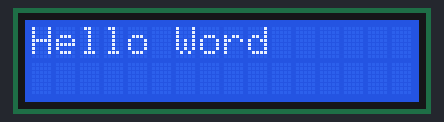
A sketch run on a simulated Arduino Uno, built with avr-gcc and run on an emulated ATmega328P. On the bench: 16×2 character LCD.

Above: at 0.1 s.

The sketch:

LCD02.ino
```cpp
#include <LiquidCrystal.h>

LiquidCrystal myLCD(7,8,9,10,11,12);

void setup() {
  myLCD.begin(16,2); // 16x2 LCD 사용하겠다.
  myLCD.clear(); // LCD 화면 Clear
//  myLCD.print("Hello World");
  Serial.begin(9600);
}

int count = 0;
void loop() {

  myLCD.clear();
  // 시리얼 모니터에 입력된 문자를 문자열로 변환
  String s = "";
  if(Serial.available()){
    while(Serial.available()){
      char c = Serial.read(); // char
      s += c; // 입력된 알파벳을 문자열로 만들기
    }
  }

  myLCD.setCursor(0,0); // 첫줄 첫칸에 커서를 위치 하겠다.
  myLCD.print("Hello Word");

  myLCD.setCursor(0,1) ; // 둘째줄 첫칸에 커서를 위치한다.
//  myLCD.setCursor(5,1) ; // 둘째줄 6번째 칸에 커서를 위치
//  myLCD.print("Korea");
  delay(1000);
  myLCD.print(count++);

  myLCD.setCursor(5,1);
  myLCD.print(s); // 문자열을 표시

}
```
